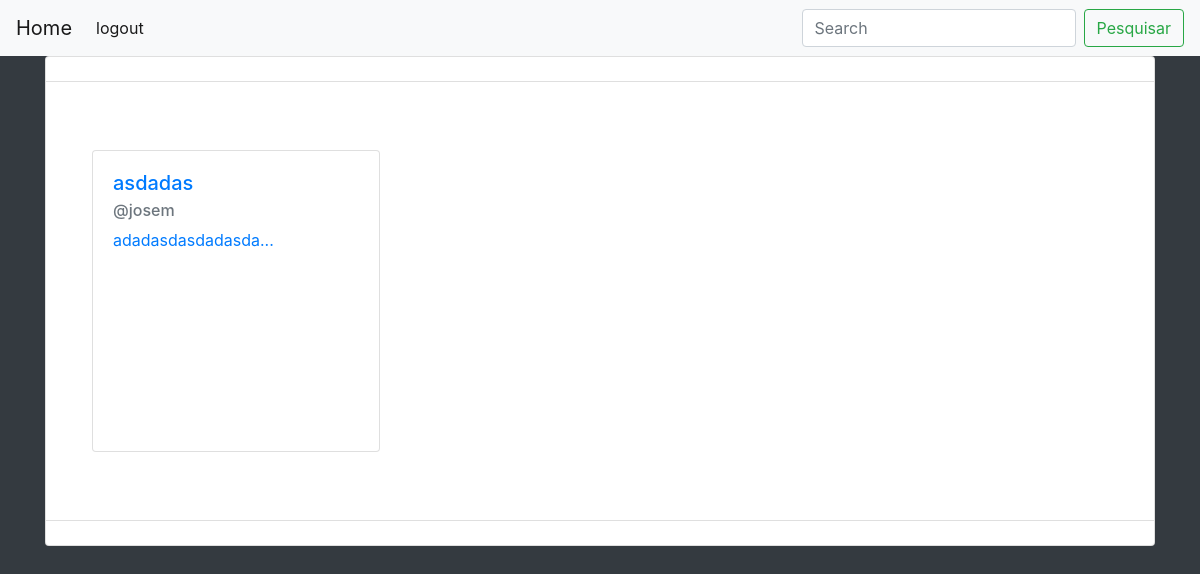
The app's page /dashboard/, older data.
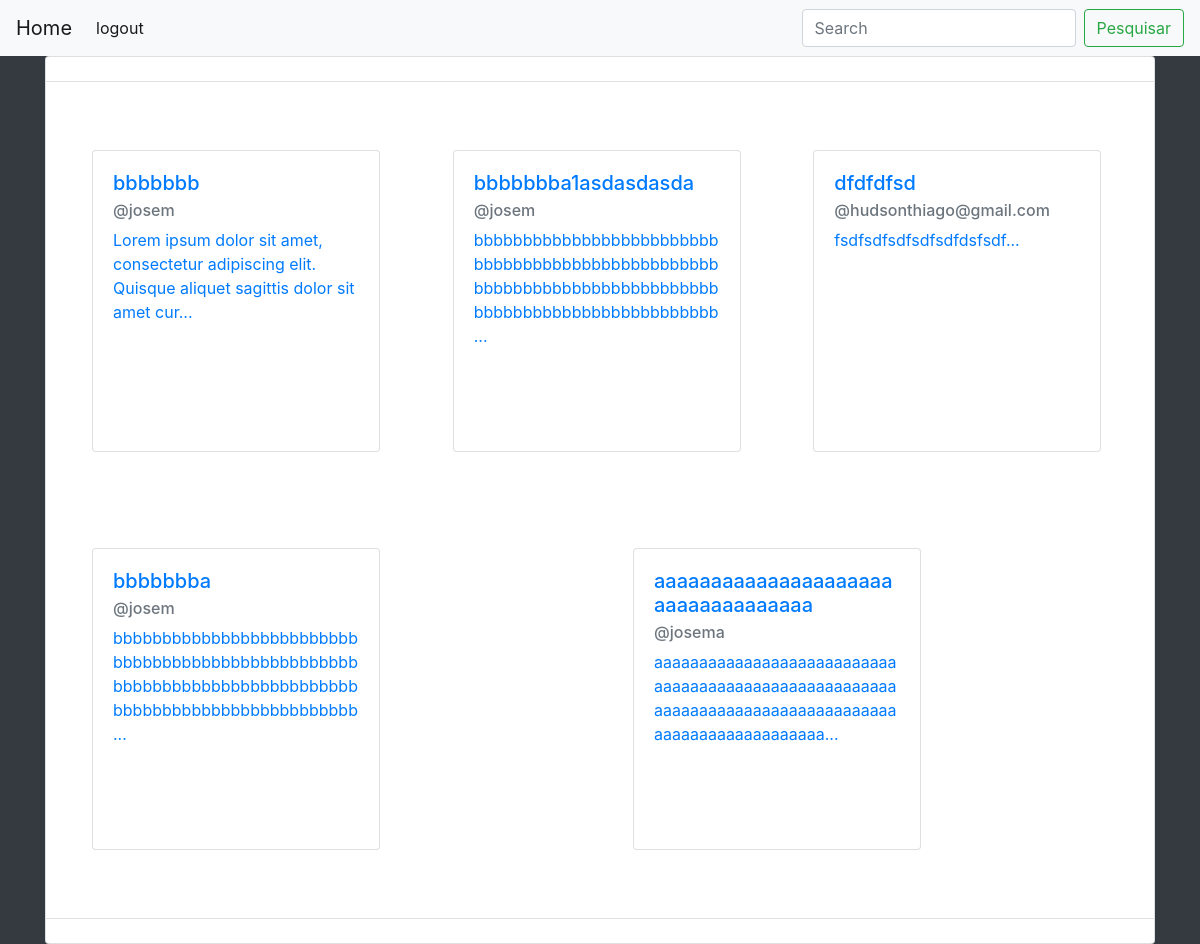
The same page, newer data.
### apps/index/models.py (models this page shows, shortened)
class Post(models.Model):
    usuario  = models.ForeignKey(User, on_delete=models.CASCADE, verbose_name='Usuario')
    titulo   = models.CharField('Titulo', blank=False, max_length=150, unique=True)
    anotacao = models.TextField('Anotacao')
    criacao  = models.DateTimeField(auto_now=True)
    edicao   = models.DateTimeField(auto_now_add=True)
    slug     = models.SlugField(default='', editable=False)
    class Meta:
        ordering=['-criacao', '-titulo']
    def get_vizualizacao_url(self):
        kwargs = {
            'pk': self.id,
            'slug': self.slug,
        }
        return reverse('verPost', kwargs=kwargs)
    def verMiniatura(self):
        self.verMiniatura = f'{self.anotacao[:100]}...'
        return self.verMiniatura

### apps/usuarios/models.py (models this page shows, shortened)
class CustomUsuario(AbstractUser):
    email= models.EmailField('Email', unique=True)
    nome_completo= models.CharField('Nome Completo', max_length=360, unique=True)
    username= models.CharField('Username', max_length=50, unique=True)
    password= models.CharField('Password', max_length=150)
    imagem= models.ImageField('Imagem de Usuario', upload_to='media/user/profile.', null=True, blank=True)
    is_active= models.BooleanField(default=True)
    is_admin= models.BooleanField(default=False)
    USERNAME_FIELD='username'
    REQUIRED_FIELDS=[]
    def __str__(self):
        return self.username

### apps/index/views.py (the view, shortened to what this page needs)
# urls.py: path('', index, name='index'),
def index(request):
    user = request.user
    busca = request.GET.get('busca' or None)
    posts =  Post.objects.all()
    postForm = PostForm(request.POST or None)
    if postForm.is_valid():
        anotacao = postForm.cleaned_data.get('anotacao')
        titulo   = postForm.cleaned_data.get('titulo')
        post     = Post.objects.create(titulo=titulo, anotacao=anotacao, usuario=user)
        post.save()
    post = Post.objects.last()
    paginator = Paginator(posts, 6)
    page = request.GET.get('page')
    try:
        pagi = paginator.page(page)
    except PageNotAnInteger:
        pagi = paginator.page(1)
    except EmptyPage:
        pagi = paginator.page(paginator.num_pages)
    contexto={
        'postForm':postForm,
        'postspaginator':pagi,
    }
    return render(request, 'index.html', contexto)

### apps/index/forms.py (shortened to what this page needs)
class PostForm(forms.ModelForm):
    class Meta:
        model = Post
        fields = ['titulo', 'anotacao']
        labels={
            'titulo':'Título',
            'anotacao':'Corpo da Postagem'
        }
        widgets={
            'titulo':forms.TextInput(attrs={'type':'text', 'class':'form-control form-control-xl', 'placeholder':'Um título chave', 'rows':'6'}),
            'anotacao':forms.Textarea(attrs={'placeholder':'Uma bela postagem', 'class':'form-control form-control-xl', 'rows':'6'}),
        }

### core/templates/index.html (shortened to what this page needs)
{% load static %}
<!DOCTYPE html>
<html lang="en">
<head>
    <link rel="stylesheet" href="https://maxcdn.bootstrapcdn.com/bootstrap/4.0.0/css/bootstrap.min.css">
</head>
{% include 'navbar.html' %}
<body class='bg-dark'>
    <div class='container bg-dark'>
        <ul class="list-group">
            <li class="list-group-item d-flex justify-content-center">
            </li>
            <li class="list-group-item d-flex justify-content-center">
                <div class="container p-1">
                    <div class="row p-1">
                    {% for p in postspaginator %}
                        <div class="col p-5">
                            <a href="{{p.get_vizualizacao_url}}">
                                <div class="card row" style="width: 18rem;">
                                    <div class="card-body col" style="min-height:300px">
                                        <h5 class="card-title">{{p.titulo}}</h5>
                                        <h6 class="card-subtitle mb-2 text-muted">@{{ p.usuario }}</h6>
                                        <p class="card-text">{{p.verMiniatura}}</p>
                                    </div>
                                </div>
                            </a>
                        </div>
                    {% empty %}
                        <br>Ainda não foram cadastradas publicações
                    {% endfor %}
                    </div>
                </div>
            </li>
            <li class="list-group-item d-flex justify-content-center">
            </li>
        </ul>
    </div>
</body>
</html>

### core/templates/navbar.html (shortened to what this page needs)
<nav class="navbar navbar-expand-lg navbar-light bg-light justify-content-around ">
    <a class="navbar-brand" href="{% url 'index' %}">Home</a>
    <div class="collapse navbar-collapse " id="navbarSupportedContent">
        <ul class="navbar-nav mr-auto">
            <li class="nav-item active">
                <a class="nav-link" href="{% url 'logout' %}">logout <span class="sr-only">(current)</span></a>
            </li>
        </ul>
        <form action='{% url "index" %}' class="form-inline my-2 my-lg-0">
            <input class="form-control mr-sm-2" type="search" placeholder="Search" aria-label="Search" name='busca'>
            <button class="btn btn-outline-success my-2 my-sm-0" type="submit">Pesquisar</button>
        </form>
    </div>
</nav>

Row changes from the older to the newer data that the page shows:
removed Post: titulo "asdadas", usuario "josem", verMiniatura "adadasdasdadasda..."
added Post: titulo "bbbbbbb", usuario "josem", verMiniatura "Lorem ipsum dolor sit amet, consectetur adipiscing elit. Quisque aliquet sagittis dolor sit amet cur..."
added Post: titulo "bbbbbbba1asdasdasda", usuario "josem", verMiniatura "bbbbbbbbbbbbbbbbbbbbbbbbbbbbbbbbbbbbbbbbbbbbbbbbbbbbbbbbbbbbbbbbbbbbbbbbbbbbbbbbbbbbbbbbbbbbbbbbbbbb..."
added Post: titulo "dfdfdfsd", usuario "hudsonthiago@gmail.com", verMiniatura "fsdfsdfsdfsdfsdfdsfsdf..."
added Post: titulo "bbbbbbba", usuario "josem", verMiniatura "bbbbbbbbbbbbbbbbbbbbbbbbbbbbbbbbbbbbbbbbbbbbbbbbbbbbbbbbbbbbbbbbbbbbbbbbbbbbbbbbbbbbbbbbbbbbbbbbbbbb..."
added Post: titulo "aaaaaaaaaaaaaaaaaaaaaaaaaaaaaaaaaaa", usuario "josema", verMiniatura "aaaaaaaaaaaaaaaaaaaaaaaaaaaaaaaaaaaaaaaaaaaaaaaaaaaaaaaaaaaaaaaaaaaaaaaaaaaaaaaaaaaaaaaaaaaaaaaaaaaa..."
